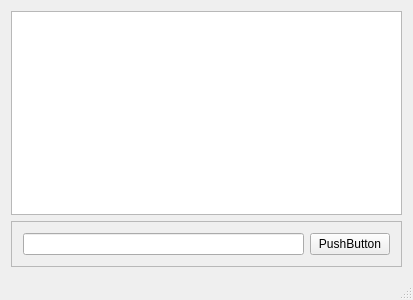
<?xml version="1.0" encoding="UTF-8"?>
<ui version="4.0">
 <class>MainWindow</class>
 <widget class="QMainWindow" name="MainWindow">
  <property name="geometry">
   <rect>
    <x>0</x>
    <y>0</y>
    <width>413</width>
    <height>300</height>
   </rect>
  </property>
  <property name="windowTitle">
   <string>MainWindow</string>
  </property>
  <widget class="QWidget" name="centralWidget">
   <layout class="QVBoxLayout" name="verticalLayout">
    <item>
     <widget class="QTableView" name="tableView"/>
    </item>
    <item>
     <widget class="QFrame" name="frame">
      <property name="frameShape">
       <enum>QFrame::StyledPanel</enum>
      </property>
      <property name="frameShadow">
       <enum>QFrame::Raised</enum>
      </property>
      <layout class="QHBoxLayout" name="horizontalLayout">
       <item>
        <widget class="QLineEdit" name="lineEdit"/>
       </item>
       <item>
        <widget class="QPushButton" name="pushButton">
         <property name="text">
          <string>PushButton</string>
         </property>
        </widget>
       </item>
      </layout>
     </widget>
    </item>
   </layout>
  </widget>
  <widget class="QMenuBar" name="menuBar">
   <property name="geometry">
    <rect>
     <x>0</x>
     <y>0</y>
     <width>413</width>
     <height>19</height>
    </rect>
   </property>
  </widget>
  <widget class="QStatusBar" name="statusBar"/>
 </widget>
 <layoutdefault spacing="6" margin="11"/>
 <resources/>
 <connections/>
</ui>
